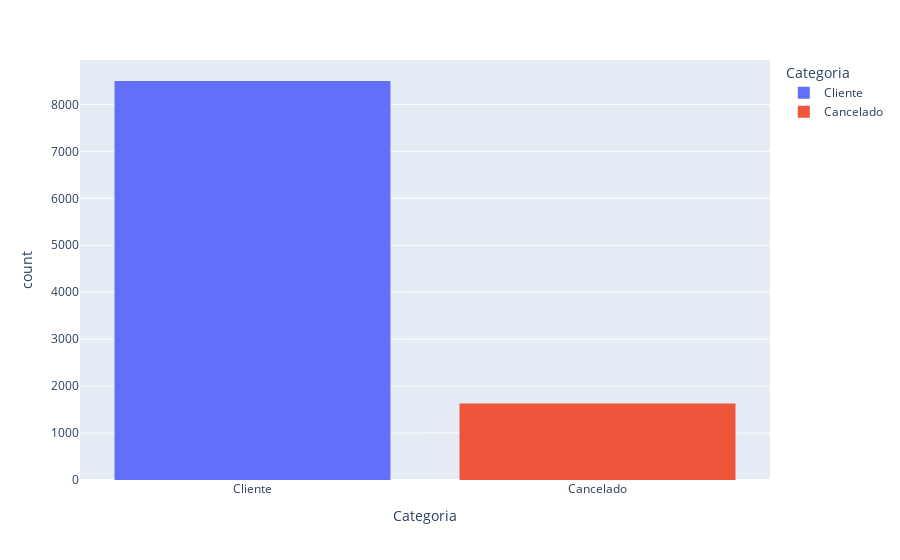

Notebook source saved alongside this figure:
### Markdown cell above
### Vamos para a análise

- Primeiro vamos gerar um gráfico para separar clientes de ex-clientes

### Code cell
new_graph(df_graph['Categoria'], df_graph)

### Figure 1 — Plotly figure (JSON) as saved in the notebook; plotly's stock layout.template omitted (floating-point values rounded to 4 significant figures; data arrays with more than 128 entries replaced by an {"elided": "..."} marker saying what was removed)
{"data": [{"alignmentgroup": "True", "bingroup": "x", "hovertemplate": "Categoria=%{x}<br>count=%{y}<extra></extra>", "legendgroup": "Cliente", "marker": {"color": "#636efa", "pattern": {"shape": ""}}, "name": "Cliente", "offsetgroup": "Cliente", "orientation": "v", "showlegend": true, "type": "histogram", "x": {"elided": "8499 str values"}, "xaxis": "x", "yaxis": "y"}, {"alignmentgroup": "True", "bingroup": "x", "hovertemplate": "Categoria=%{x}<br>count=%{y}<extra></extra>", "legendgroup": "Cancelado", "marker": {"color": "#EF553B", "pattern": {"shape": ""}}, "name": "Cancelado", "offsetgroup": "Cancelado", "orientation": "v", "showlegend": true, "type": "histogram", "x": {"elided": "1627 str values"}, "xaxis": "x", "yaxis": "y"}], "layout": {"barmode": "relative", "legend": {"title": {"text": "Categoria"}, "tracegroupgap": 0}, "margin": {"t": 60}, "xaxis": {"anchor": "y", "categoryarray": ["Cliente", "Cancelado"], "categoryorder": "array", "domain": [0, 1], "title": {"text": "Categoria"}}, "yaxis": {"anchor": "x", "domain": [0, 1], "title": {"text": "count"}}}}
